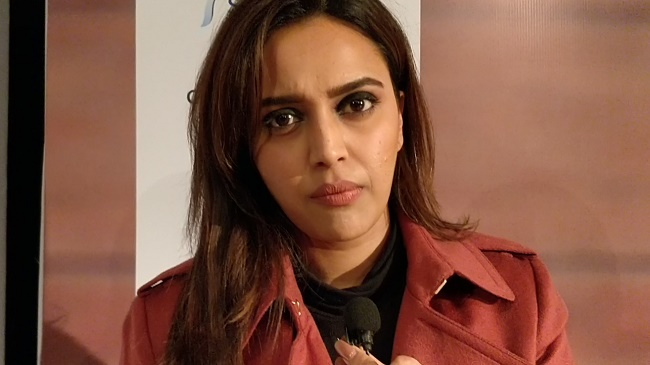
#> input picture Screenshot.jpg, 650 x 365 px
$ python main6.py
#> lines starting #> are read from the running program, lines starting #| are printed output that depends on the picture
import cv2
import numpy as np
img = cv2.imread('Screenshot.jpg')
#> img is the input picture: shape (365, 650, 3); mean B, G, R 66.5, 83.9, 128

height,width=img.shape[:2]
#> height = 365; width = 650

roation_matrix= cv2.getRotationMatrix2D((width/2,height/2),180,.7)
rotate_image = cv2.warpAffine(img,roation_matrix,(width,height))
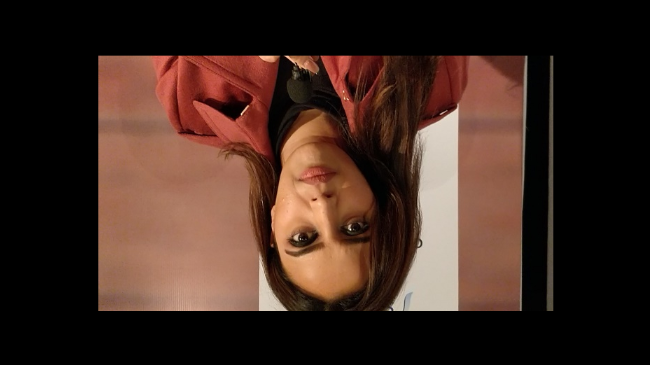
#> rotate_image: shape (365, 650, 3); mean B, G, R 32.6, 41.1, 62.7

cv2.imshow('Rotated Image',rotate_image)
cv2.imshow('Orignal Image',img)

cv2.waitKey(0)
cv2.destroyAllWindows()
